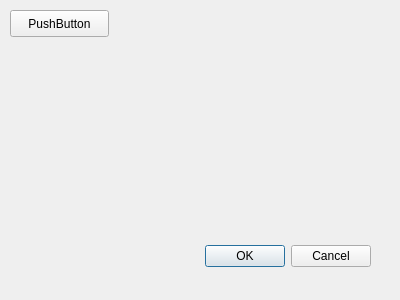
<?xml version="1.0" encoding="UTF-8"?>
<ui version="4.0">
 <class>Dialog1</class>
 <widget class="QDialog" name="Dialog1">
  <property name="geometry">
   <rect>
    <x>0</x>
    <y>0</y>
    <width>400</width>
    <height>300</height>
   </rect>
  </property>
  <property name="windowTitle">
   <string>Dialog</string>
  </property>
  <widget class="QDialogButtonBox" name="buttonBox">
   <property name="geometry">
    <rect>
     <x>30</x>
     <y>240</y>
     <width>341</width>
     <height>32</height>
    </rect>
   </property>
   <property name="orientation">
    <enum>Qt::Horizontal</enum>
   </property>
   <property name="standardButtons">
    <set>QDialogButtonBox::Cancel|QDialogButtonBox::Ok</set>
   </property>
  </widget>
  <widget class="QPushButton" name="pushButton_1">
   <property name="geometry">
    <rect>
     <x>10</x>
     <y>10</y>
     <width>99</width>
     <height>27</height>
    </rect>
   </property>
   <property name="text">
    <string>PushButton</string>
   </property>
  </widget>
 </widget>
 <resources/>
 <connections>
  <connection>
   <sender>buttonBox</sender>
   <signal>accepted()</signal>
   <receiver>Dialog1</receiver>
   <slot>accept()</slot>
   <hints>
    <hint type="sourcelabel">
     <x>248</x>
     <y>254</y>
    </hint>
    <hint type="destinationlabel">
     <x>157</x>
     <y>274</y>
    </hint>
   </hints>
  </connection>
  <connection>
   <sender>buttonBox</sender>
   <signal>rejected()</signal>
   <receiver>Dialog1</receiver>
   <slot>reject()</slot>
   <hints>
    <hint type="sourcelabel">
     <x>316</x>
     <y>260</y>
    </hint>
    <hint type="destinationlabel">
     <x>286</x>
     <y>274</y>
    </hint>
   </hints>
  </connection>
 </connections>
</ui>
